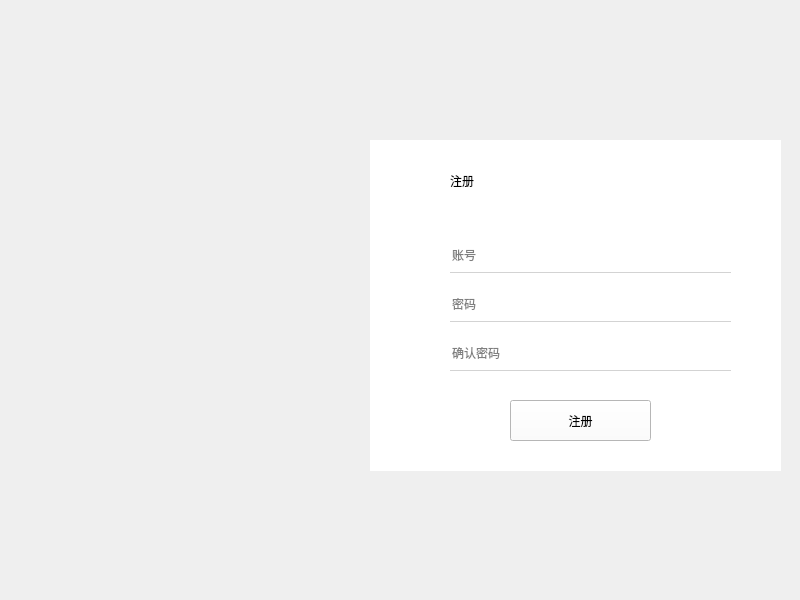
<?xml version="1.0" encoding="UTF-8"?>
<ui version="4.0">
 <class>Form</class>
 <widget class="QWidget" name="Form">
  <property name="geometry">
   <rect>
    <x>0</x>
    <y>0</y>
    <width>800</width>
    <height>600</height>
   </rect>
  </property>
  <property name="minimumSize">
   <size>
    <width>800</width>
    <height>600</height>
   </size>
  </property>
  <property name="maximumSize">
   <size>
    <width>800</width>
    <height>600</height>
   </size>
  </property>
  <property name="windowTitle">
   <string>Form</string>
  </property>
  <property name="styleSheet">
   <string notr="true"/>
  </property>
  <widget class="QWidget" name="widget" native="true">
   <property name="geometry">
    <rect>
     <x>370</x>
     <y>140</y>
     <width>411</width>
     <height>331</height>
    </rect>
   </property>
   <property name="styleSheet">
    <string notr="true">background-color: rgb(255, 255, 255);</string>
   </property>
   <widget class="QLabel" name="label">
    <property name="geometry">
     <rect>
      <x>80</x>
      <y>20</y>
      <width>72</width>
      <height>41</height>
     </rect>
    </property>
    <property name="styleSheet">
     <string notr="true">font: 20pt &quot;Adobe 黑体 Std R&quot;;</string>
    </property>
    <property name="text">
     <string>注册</string>
    </property>
   </widget>
   <widget class="QWidget" name="">
    <property name="geometry">
     <rect>
      <x>80</x>
      <y>90</y>
      <width>281</width>
      <height>151</height>
     </rect>
    </property>
    <layout class="QVBoxLayout" name="verticalLayout">
     <item>
      <widget class="QLineEdit" name="lineEdit">
       <property name="minimumSize">
        <size>
         <width>0</width>
         <height>35</height>
        </size>
       </property>
       <property name="maximumSize">
        <size>
         <width>16777215</width>
         <height>35</height>
        </size>
       </property>
       <property name="styleSheet">
        <string notr="true">background-color:transparent;
color: rgb(0, 0, 0);
border: none;
border-bottom: 1px solid lightgray;
font: 12pt &quot;Adobe 黑体 Std R&quot;;</string>
       </property>
       <property name="placeholderText">
        <string>账号</string>
       </property>
      </widget>
     </item>
     <item>
      <widget class="QLineEdit" name="lineEdit_2">
       <property name="minimumSize">
        <size>
         <width>0</width>
         <height>35</height>
        </size>
       </property>
       <property name="maximumSize">
        <size>
         <width>16777215</width>
         <height>35</height>
        </size>
       </property>
       <property name="styleSheet">
        <string notr="true">background-color:transparent;
color: rgb(0, 0, 0);
border: none;
border-bottom: 1px solid lightgray;
font: 12pt &quot;Adobe 黑体 Std R&quot;;</string>
       </property>
       <property name="placeholderText">
        <string>密码</string>
       </property>
      </widget>
     </item>
     <item>
      <widget class="QLineEdit" name="lineEdit_3">
       <property name="minimumSize">
        <size>
         <width>0</width>
         <height>35</height>
        </size>
       </property>
       <property name="maximumSize">
        <size>
         <width>16777215</width>
         <height>35</height>
        </size>
       </property>
       <property name="styleSheet">
        <string notr="true">background-color:transparent;
color: rgb(0, 0, 0);
border: none;
border-bottom: 1px solid lightgray;
font: 12pt &quot;Adobe 黑体 Std R&quot;;</string>
       </property>
       <property name="placeholderText">
        <string>确认密码</string>
       </property>
      </widget>
     </item>
    </layout>
   </widget>
   <widget class="QPushButton" name="pushButton">
    <property name="geometry">
     <rect>
      <x>140</x>
      <y>260</y>
      <width>141</width>
      <height>41</height>
     </rect>
    </property>
    <property name="text">
     <string>注册</string>
    </property>
   </widget>
  </widget>
 </widget>
 <resources>
  <include location="../images.qrc"/>
 </resources>
 <connections/>
</ui>
